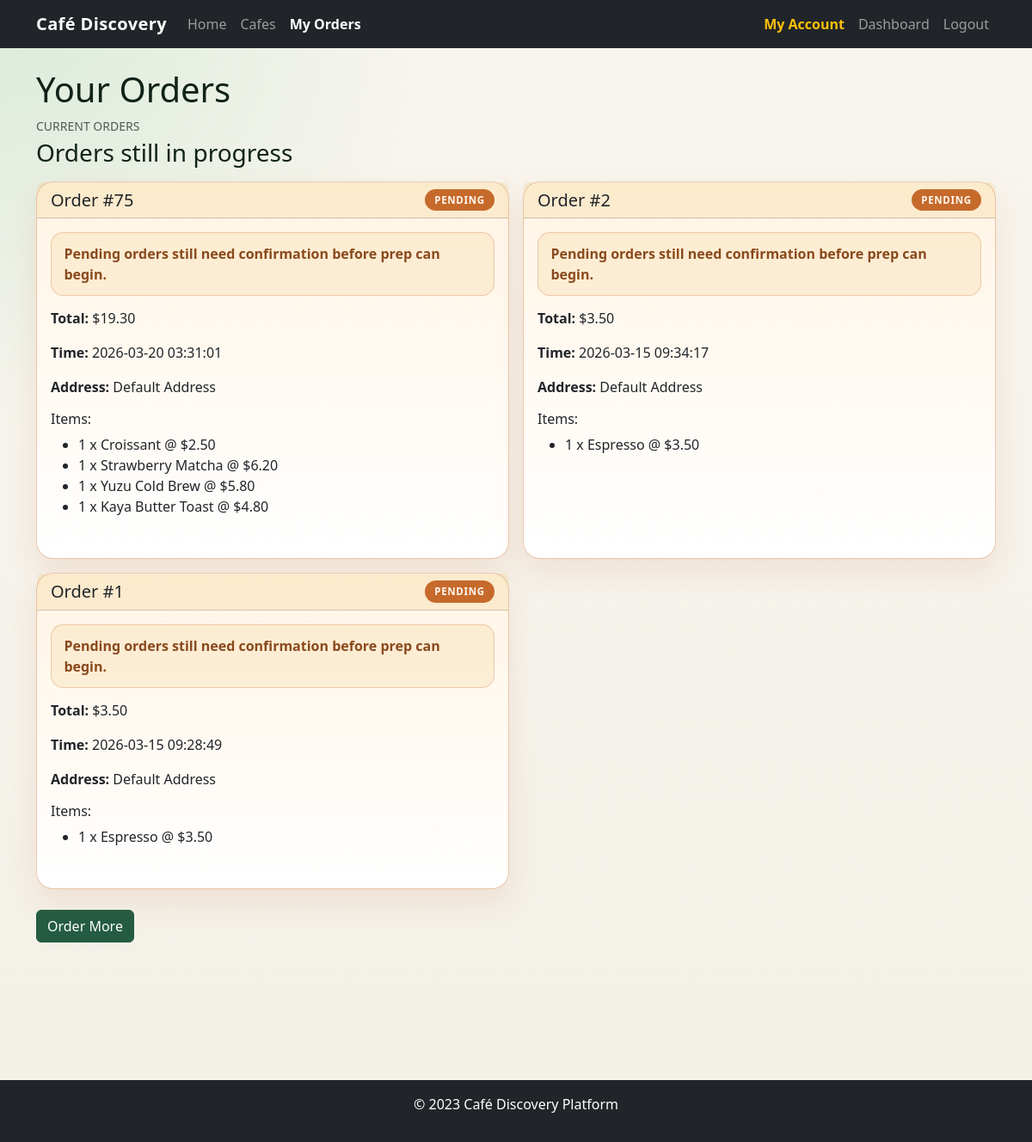
The page /orders on the database as committed earlier.
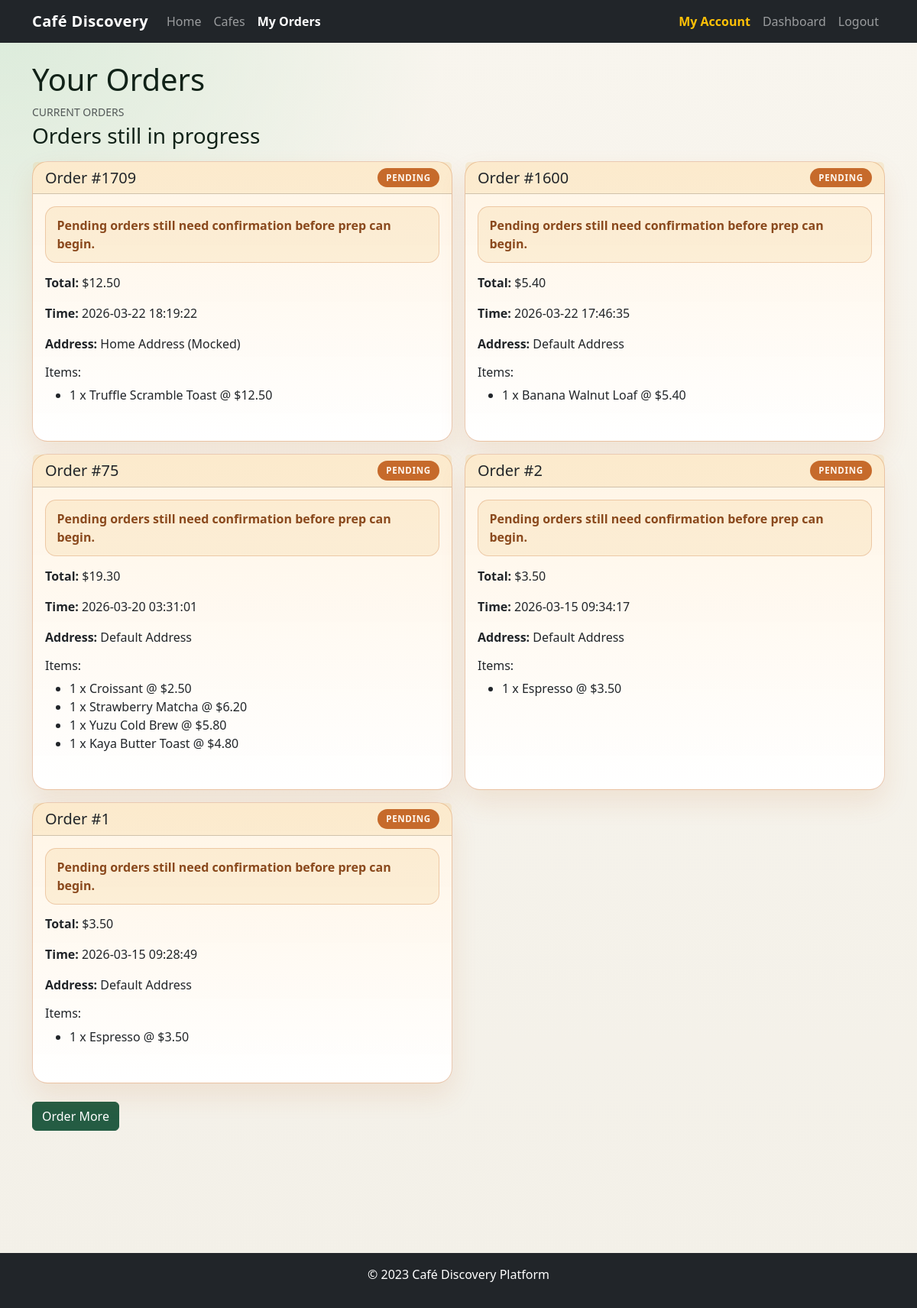
The same page on the database as committed later.
### app/models/order.py (models this page shows)
class Order(Base):
    __tablename__ = "orders"
    id = Column(Integer, primary_key=True, index=True)
    customer_id = Column(Integer, ForeignKey("users.id"))
    cafe_id = Column(Integer, ForeignKey("cafes.id"))
    total_amount = Column(Float)
    status = Column(String, default="pending")  # pending, confirmed, preparing, ready, delivered
    order_time = Column(DateTime(timezone=True), server_default=func.now())
    delivery_address = Column(Text)
    notes = Column(Text, nullable=True)
    customer = relationship("User")
    cafe = relationship("Cafe", back_populates="orders")
    items = relationship("OrderItem", back_populates="order")

class OrderItem(Base):
    __tablename__ = "order_items"
    id = Column(Integer, primary_key=True, index=True)
    order_id = Column(Integer, ForeignKey("orders.id"))
    menu_item_id = Column(Integer, ForeignKey("menu_items.id"))
    quantity = Column(Integer)
    price = Column(Float)  # price at time of order
    order = relationship("Order", back_populates="items")
    menu_item = relationship("MenuItem")

### app/models/menu_item.py (models this page shows)
class MenuItem(Base):
    __tablename__ = "menu_items"
    id = Column(Integer, primary_key=True, index=True)
    cafe_id = Column(Integer, ForeignKey("cafes.id"))
    name = Column(String, index=True)
    description = Column(Text)
    price = Column(Float)
    category = Column(String)  # e.g., drink, food
    is_available = Column(Boolean, default=True)
    image_url = Column(String, nullable=True)
    cafe = relationship("Cafe", back_populates="menu_items")

### main.py (the view)
@app.get("/orders", response_class=HTMLResponse)
async def user_orders(
    request: Request,
    status: str = "",
    date_from: str = "",
    date_to: str = "",
    item_search: str = "",
    customer_search: str = "",
    sort: str = "newest",
    current_user: User = Depends(get_current_user_optional),
    db: Session = Depends(get_db),
):
    if not current_user:
        return RedirectResponse(url="/login", status_code=302)
    query = db.query(Order).options(
        joinedload(Order.items).joinedload(OrderItem.menu_item),
        joinedload(Order.customer),
        joinedload(Order.cafe),
    )
    if current_user.role == "vendor":
        cafe_ids = [cafe.id for cafe in db.query(Cafe).filter(Cafe.vendor_id == current_user.id).all()]
        query = query.filter(Order.cafe_id.in_(cafe_ids)) if cafe_ids else query.filter(False)
        if status:
            query = query.filter(Order.status == status)
        if date_from:
            try:
                query = query.filter(func.date(Order.order_time) >= datetime.strptime(date_from, "%Y-%m-%d").date())
            except ValueError:
                pass
        if date_to:
            try:
                query = query.filter(func.date(Order.order_time) <= datetime.strptime(date_to, "%Y-%m-%d").date())
            except ValueError:
                pass
        if item_search:
            query = query.join(Order.items).join(OrderItem.menu_item).filter(MenuItem.name.ilike(f"%{item_search.strip()}%"))
        if customer_search:
            query = query.join(Order.customer).filter(
                (User.full_name.ilike(f"%{customer_search.strip()}%")) |
                (User.email.ilike(f"%{customer_search.strip()}%"))
            )
        if sort == "oldest":
            query = query.order_by(Order.order_time.asc())
        elif sort == "highest":
            query = query.order_by(Order.total_amount.desc(), Order.order_time.desc())
        else:
            query = query.order_by(Order.order_time.desc())
        orders = query.distinct().all()
    else:
        orders = query.filter(Order.customer_id == current_user.id).order_by(Order.order_time.desc()).all()
    points_balance = db.query(func.sum(Point.amount)).filter(Point.user_id == current_user.id).scalar() or 0
    order_analytics = build_order_analytics(orders)
    active_statuses = {"pending", "confirmed", "preparing", "ready"}
    active_orders = [order for order in orders if order.status in active_statuses]
    past_orders = [order for order in orders if order.status not in active_statuses]
    managed_cafe = None
    if current_user.role == "vendor":
        managed_cafe = get_managed_cafe_for_vendor(db, current_user.id)
    return templates.TemplateResponse(
        "orders.html",
        {
            "request": request,
            "orders": orders,
            "current_user": current_user,
            "points_balance": points_balance,
            "order_analytics": order_analytics,
            "managed_cafe": managed_cafe,
            "active_orders": active_orders,
            "past_orders": past_orders,
            "order_filters": {
                "status": status,
                "date_from": date_from,
                "date_to": date_to,
                "item_search": item_search,
                "customer_search": customer_search,
                "sort": sort,
            },
        },
    )

### app/templates/orders.html (shortened to what this page needs)
{% extends "base.html" %}
{% block content %}
<h1>{% if current_user.role == 'vendor' %}Vendor Orders{% else %}Your Orders{% endif %}</h1>
{% macro order_card(order) -%}
<div class="col-md-6">
    <div class="card h-100 order-card order-card--{{ order.status }}">
        <div class="card-header d-flex justify-content-between align-items-center">
            <h5 class="mb-0">Order #{{ order.id }}</h5>
            <span class="badge order-status-badge order-status-badge--{{ order.status }} text-uppercase">{{ order.status }}</span>
        </div>
        <div class="card-body">
            {% if order.status == 'pending' %}
            <p class="order-alert">Pending orders still need confirmation before prep can begin.</p>
            {% endif %}
            <p><strong>Total:</strong> ${{ "%.2f"|format(order.total_amount) }}</p>
            <p><strong>Time:</strong> {{ order.order_time }}</p>
            <p><strong>Address:</strong> {{ order.delivery_address }}</p>
            <h6>Items:</h6>
            <ul>
                {% for item in order.items %}
                <li>{{ item.quantity }} x {{ item.menu_item.name }} @ ${{ "%.2f"|format(item.price) }}</li>
                {% endfor %}
            </ul>
        </div>
    </div>
</div>
{%- endmacro %}
{% if orders %}
{% if active_orders %}
<section class="mb-4">
    <div class="d-flex justify-content-between align-items-end mb-3">
        <div>
            <p class="text-muted text-uppercase small mb-1">{% if current_user.role == 'vendor' %}Active orders{% else %}Current orders{% endif %}</p>
            <h3 class="mb-0">{% if current_user.role == 'vendor' %}Orders to prepare or hand off{% else %}Orders still in progress{% endif %}</h3>
        </div>
    </div>
    <div class="row g-3">
        {% for order in active_orders %}
        {{ order_card(order) }}
        {% endfor %}
    </div>
</section>
{% endif %}
{% else %}
<p>{% if current_user.role == 'vendor' %}No customer orders have been placed for your cafe yet.{% else %}You have no orders yet.{% endif %}</p>
{% endif %}
<div class="mt-3">
    {% if current_user.role == 'vendor' %}
    <a href="/dashboard" class="btn btn-primary">Back to Dashboard</a>
    {% else %}
    <a href="/cafes" class="btn btn-primary">Order More</a>
    {% endif %}
</div>
{% endblock %}

Rows that differ between the two databases and show on the page:
added Order: id "1709", status "PENDING", shows "Pending orders still need confirmation before prep can begin.", total_amount "12.50", order_time "2026-03-22 18:19:22", delivery_address "Home Address (Mocked)"
added OrderItem: quantity "1", menu_item.name "Truffle Scramble Toast", price "12.50", shown under "1709"
added Order: id "1600", status "PENDING", shows "Pending orders still need confirmation before prep can begin.", total_amount "5.40", order_time "2026-03-22 17:46:35", delivery_address "Default Address"
added OrderItem: quantity "1", menu_item.name "Banana Walnut Loaf", price "5.40", shown under "1600"
